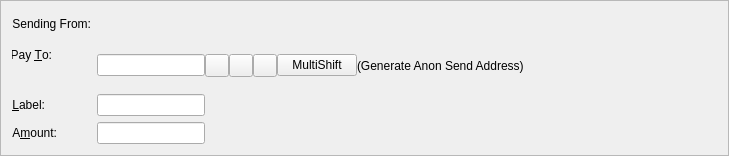
<?xml version="1.0" encoding="UTF-8"?>
<ui version="4.0">
 <class>SendCoinsEntry</class>
 <widget class="QFrame" name="SendCoinsEntry">
  <property name="geometry">
   <rect>
    <x>0</x>
    <y>0</y>
    <width>729</width>
    <height>156</height>
   </rect>
  </property>
  <property name="windowTitle">
   <string>Form</string>
  </property>
  <property name="frameShape">
   <enum>QFrame::StyledPanel</enum>
  </property>
  <property name="frameShadow">
   <enum>QFrame::Sunken</enum>
  </property>
  <layout class="QFormLayout" name="formLayout">
   <property name="fieldGrowthPolicy">
    <enum>QFormLayout::FieldsStayAtSizeHint</enum>
   </property>
   <item row="0" column="0">
    <widget class="QLabel" name="label_3">
     <property name="text">
      <string>Sending From:</string>
     </property>
     <property name="alignment">
      <set>Qt::AlignRight|Qt::AlignTrailing|Qt::AlignVCenter</set>
     </property>
     <property name="buddy">
      <cstring>fromAddress</cstring>
     </property>
    </widget>
   </item>
   <item row="0" column="1">
    <layout class="QHBoxLayout" name="horizontalLayout">
     <item>
      <widget class="QLabel" name="fromAddress">
       <property name="sizePolicy">
        <sizepolicy hsizetype="Expanding" vsizetype="Expanding">
         <horstretch>0</horstretch>
         <verstretch>0</verstretch>
        </sizepolicy>
       </property>
       <property name="maximumSize">
        <size>
         <width>16777215</width>
         <height>25</height>
        </size>
       </property>
       <property name="text">
        <string/>
       </property>
      </widget>
     </item>
    </layout>
   </item>
   <item row="1" column="0">
    <widget class="QLabel" name="label_2">
     <property name="text">
      <string>Pay &amp;To:</string>
     </property>
     <property name="alignment">
      <set>Qt::AlignRight|Qt::AlignTrailing|Qt::AlignVCenter</set>
     </property>
     <property name="buddy">
      <cstring>payTo</cstring>
     </property>
    </widget>
   </item>
   <item row="1" column="1">
    <layout class="QHBoxLayout" name="payToLayout">
     <property name="spacing">
      <number>0</number>
     </property>
     <item>
      <widget class="QValidatedLineEdit" name="payTo">
       <property name="toolTip">
        <string>The address to send the payment to  (e.g. 4Zo1ga6xuKuQ7JV7M9rGDoxdbYwV5zgQJ5)</string>
       </property>
       <property name="maxLength">
        <number>34</number>
       </property>
      </widget>
     </item>
     <item>
      <widget class="QToolButton" name="addressBookButton">
       <property name="toolTip">
        <string>Choose address from address book</string>
       </property>
       <property name="text">
        <string/>
       </property>
       <property name="icon">
        <iconset resource="../bitcoin.qrc">
         <normaloff>:/icons/address-book</normaloff>:/icons/address-book</iconset>
       </property>
       <property name="shortcut">
        <string>Alt+A</string>
       </property>
      </widget>
     </item>
     <item>
      <widget class="QToolButton" name="pasteButton">
       <property name="toolTip">
        <string>Paste address from clipboard</string>
       </property>
       <property name="text">
        <string/>
       </property>
       <property name="icon">
        <iconset resource="../bitcoin.qrc">
         <normaloff>:/icons/editpaste</normaloff>:/icons/editpaste</iconset>
       </property>
       <property name="shortcut">
        <string>Alt+P</string>
       </property>
      </widget>
     </item>
     <item>
      <widget class="QToolButton" name="deleteButton">
       <property name="toolTip">
        <string>Remove this recipient</string>
       </property>
       <property name="text">
        <string/>
       </property>
       <property name="icon">
        <iconset resource="../bitcoin.qrc">
         <normaloff>:/icons/remove</normaloff>:/icons/remove</iconset>
       </property>
      </widget>
     </item>
     <item>
      <widget class="QPushButton" name="cloaksendButton">
       <property name="text">
        <string>MultiShift</string>
       </property>
      </widget>
     </item>
     <item>
      <widget class="QLabel" name="label_5">
       <property name="text">
        <string>(Generate Anon Send Address)</string>
       </property>
      </widget>
     </item>
    </layout>
   </item>
   <item row="2" column="0">
    <widget class="QLabel" name="label_4">
     <property name="text">
      <string>&amp;Label:</string>
     </property>
     <property name="alignment">
      <set>Qt::AlignRight|Qt::AlignTrailing|Qt::AlignVCenter</set>
     </property>
     <property name="buddy">
      <cstring>addAsLabel</cstring>
     </property>
    </widget>
   </item>
   <item row="2" column="1">
    <layout class="QHBoxLayout" name="horizontalLayout_2">
     <property name="spacing">
      <number>0</number>
     </property>
     <item>
      <widget class="QValidatedLineEdit" name="addAsLabel">
       <property name="enabled">
        <bool>true</bool>
       </property>
       <property name="toolTip">
        <string>Enter a label for this address to add it to your address book</string>
       </property>
      </widget>
     </item>
    </layout>
   </item>
   <item row="3" column="0">
    <widget class="QLabel" name="label">
     <property name="text">
      <string>A&amp;mount:</string>
     </property>
     <property name="alignment">
      <set>Qt::AlignRight|Qt::AlignTrailing|Qt::AlignVCenter</set>
     </property>
     <property name="buddy">
      <cstring>payAmount</cstring>
     </property>
    </widget>
   </item>
   <item row="3" column="1">
    <widget class="BitcoinAmountField" name="payAmount"/>
   </item>
  </layout>
 </widget>
 <customwidgets>
  <customwidget>
   <class>QValidatedLineEdit</class>
   <extends>QLineEdit</extends>
   <header>qvalidatedlineedit.h</header>
  </customwidget>
  <customwidget>
   <class>BitcoinAmountField</class>
   <extends>QLineEdit</extends>
   <header>bitcoinamountfield.h</header>
   <container>1</container>
  </customwidget>
 </customwidgets>
 <resources>
  <include location="../bitcoin.qrc"/>
 </resources>
 <connections/>
</ui>
